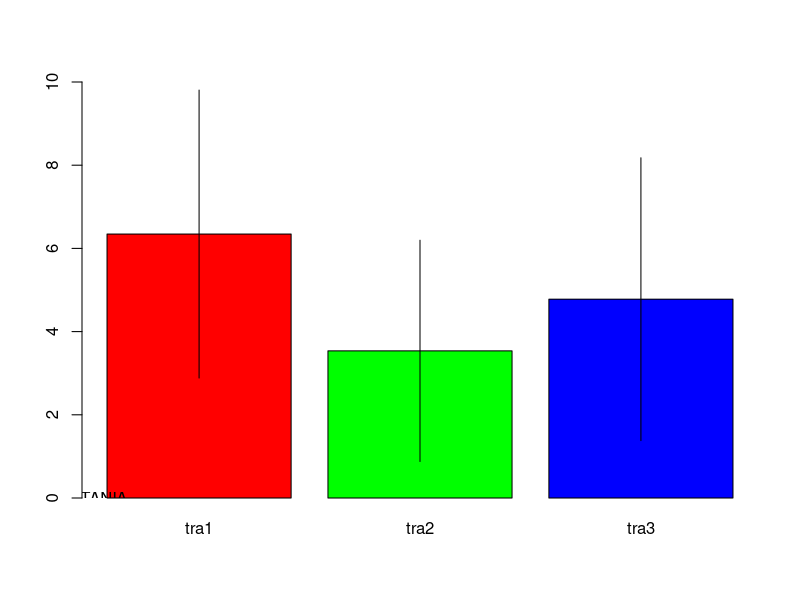

Source code (R):
m = matrix(10*runif(30), ncol=3)
med = apply(m,2, mean)
des = apply(m,2,sd)

print(med);print(des) 

h = barplot(med, names= c("tra1", "tra2", "tra3"), col=c("red", "green", "blue"), ylim=c(0,10))
text(0,0, "datos de TANIA")

print(h)

for (i in 1:3){
points(c(h[i],h[i]), c(med[i]-des[i], med[i]+des[i]), type="l")
}